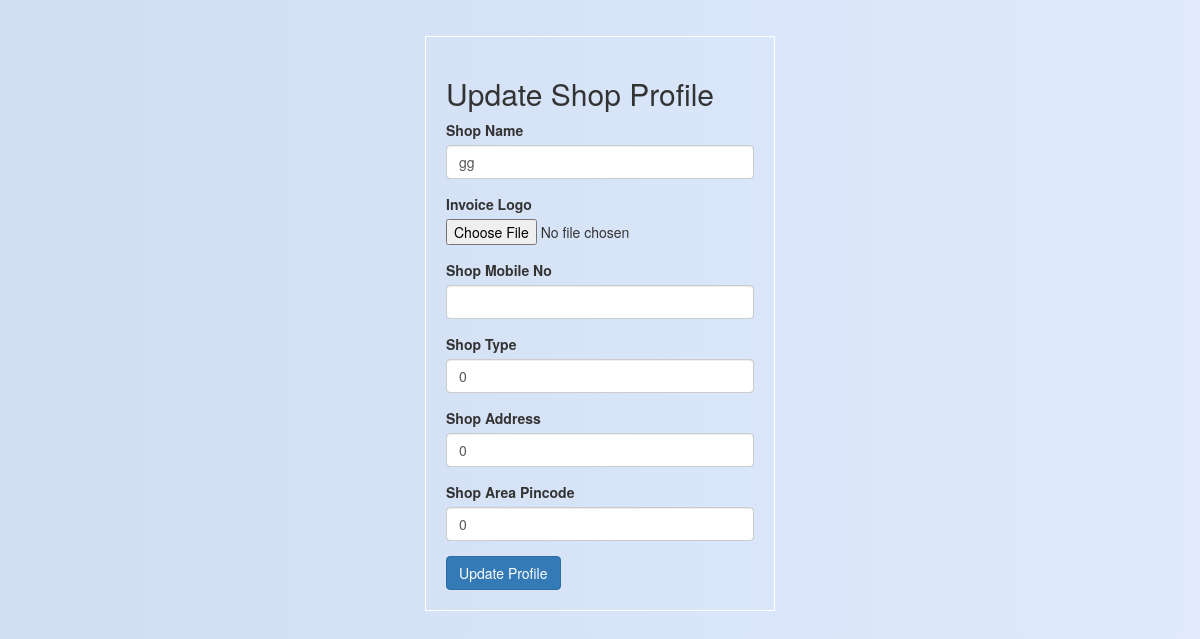
Page /shop_profile.php (signed in) on the committed database.
### tables this page shows
CREATE TABLE `1client_details` (
  `cd_id` int(11) NOT NULL,
  `FULL_NAME` varchar(150) NOT NULL,
  `SHOP_NAME` varchar(150) NOT NULL,
  `SHOP_TYPE` varchar(150) NOT NULL,
  `INVOICE_LOGO` varchar(50) NOT NULL,
  `SK_ADDRESS` varchar(150) NOT NULL,
  `SHOP_ADDRESS` varchar(150) NOT NULL,
  `SK_PINCODE` int(10) NOT NULL,
  `AREA_PIN` int(10) NOT NULL,
  `EMAIL` varchar(150) NOT NULL,
  `SK_PHONE_NO` varchar(12) NOT NULL,
  `PHONE_NO` varchar(150) NOT NULL,
  `RUSERNAME` varchar(150) NOT NULL,
  `RPASSWORD` varchar(150) NOT NULL,
  `REPEAT_PASSWORD` varchar(150) NOT NULL,
  `OTP` varchar(150) NOT NULL,
  `is_expired` int(150) NOT NULL,
  `REGISTOR_DATE` varchar(150) NOT NULL
);

### shop_profile.php (the view, shortened to what this page needs)
<?php
include("database.php");
$temp_session_id=$_SESSION['special_id'];
$sql="SELECT * FROM `1client_details` WHERE cd_id=$temp_session_id";
$result=mysqli_query($con,$sql);
$row=mysqli_fetch_assoc($result);
?>
<!DOCTYPE html>
<html>
<head>
   <link rel="stylesheet" href="https://stackpath.bootstrapcdn.com/bootstrap/4.4.1/css/bootstrap.min.css">
   <link href="https://maxcdn.bootstrapcdn.com/bootstrap/3.3.5/css/bootstrap.min.css" rel="stylesheet" />
</head>
<body>
  <div class="container">
    <h2>Update Shop Profile</h2>
  <form action="shop_profile.php" method="post" enctype="multipart/form-data">
    <div class="form-group">
    <label for="s_name">Shop Name</label>
    <input type="text" class="form-control" id="exampleInputfirstname" name="s_name" value="<?php echo $row['SHOP_NAME'];?>"required>
  </div>
  <div class="form-group">
    <label for="s_img">Invoice Logo</label>
    <input type="file" class="form-control-file"  id="input1"  name="s_img" value="<?php echo $row['INVOICE_LOGO'];?>" required>
  </div>
  <div class="form-group">
    <label for="s_mobile no">Shop Mobile No</label>
    <input type="number" class="form-control" id="exampleInputphoneno" name="s_mobile no" value="<?php echo $row['PHONE_NO'];?>" required>
  </div>
  <div class="form-group">
    <label for="shop_type">Shop Type</label>
    <input type="text" class="form-control" id="exampleInputEmail1"  name="shop_type" value="<?php echo $row['SHOP_TYPE'];?>" required>
  </div>
  <div class="form-group">
  <label for="s_address">Shop Address</label>
  <input type="text" class="form-control" id="exampleInputEmail1"  name="s_address" value="<?php echo $row['SHOP_ADDRESS'];?>" required>
  </div>
  <div class="form-group">
    <label for="s_pincode">Shop Area Pincode</label>
    <input type="number" class="form-control" id="exampleInputPassword" name="s_pincode" value="<?php echo $row['AREA_PIN'];?>" required>
  </div>
  <button type="submit" class="btn btn-primary" name="shop_p">Update Profile</button>
  </form>
  </div>
</body>
</html>

### shop_profile.php (style rules this page uses)
.container { margin-top: 3%; width: 350px; border: ridge 1.4px white; padding: 20px; }
body { background: #E0EAFC; background: -webkit-linear-gradient(to right, #CFDEF3, #E0EAFC); background: linear-gradient(to right, #CFDEF3, #E0EAFC); }

### rows in the picture
1client_details: s_name "gg", shop_type "0", s_address "0", s_pincode "0"
